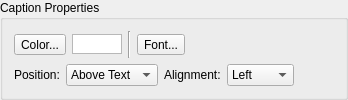
    <widget class="QGroupBox" name="groupBoxCaptionProperties">
     <property name="title">
      <string>Caption Properties</string>
     </property>
     <layout class="QVBoxLayout" name="verticalLayout_4">
      <item>
       <layout class="QHBoxLayout" name="horizontalLayout_9">
        <item>
         <widget class="QToolButton" name="toolButtonCaptionColor">
          <property name="text">
           <string>Color...</string>
          </property>
         </widget>
        </item>
        <item>
         <widget class="QGraphicsView" name="graphicViewCaptionColor">
          <property name="sizePolicy">
           <sizepolicy hsizetype="Fixed" vsizetype="Fixed">
            <horstretch>0</horstretch>
            <verstretch>0</verstretch>
           </sizepolicy>
          </property>
          <property name="minimumSize">
           <size>
            <width>50</width>
            <height>20</height>
           </size>
          </property>
          <property name="maximumSize">
           <size>
            <width>50</width>
            <height>20</height>
           </size>
          </property>
         </widget>
        </item>
        <item>
         <widget class="Line" name="line_2">
          <property name="orientation">
           <enum>Qt::Vertical</enum>
          </property>
         </widget>
        </item>
        <item>
         <widget class="QToolButton" name="toolButtonCaptionFont">
          <property name="text">
           <string>Font...</string>
          </property>
         </widget>
        </item>
        <item>
         <widget class="QLabel" name="labelFontCaption">
          <property name="sizePolicy">
           <sizepolicy hsizetype="Minimum" vsizetype="Preferred">
            <horstretch>0</horstretch>
            <verstretch>0</verstretch>
           </sizepolicy>
          </property>
          <property name="wordWrap">
           <bool>true</bool>
          </property>
         </widget>
        </item>
       </layout>
      </item>
      <item>
       <layout class="QHBoxLayout" name="horizontalLayout_15">
        <item>
         <widget class="QLabel" name="labelPosition">
          <property name="text">
           <string>Position:</string>
          </property>
         </widget>
        </item>
        <item>
         <widget class="QComboBox" name="comboBoxCaptionPosition">
          <item>
           <property name="text">
            <string>Above Text</string>
           </property>
          </item>
          <item>
           <property name="text">
            <string>Below Text</string>
           </property>
          </item>
         </widget>
        </item>
        <item>
         <widget class="QLabel" name="labelCaptionAlign">
          <property name="text">
           <string>Alignment:</string>
          </property>
         </widget>
        </item>
        <item>
         <widget class="QComboBox" name="comboBoxCaptionAlign">
          <item>
           <property name="text">
            <string>Left</string>
           </property>
          </item>
          <item>
           <property name="text">
            <string>Center</string>
           </property>
          </item>
          <item>
           <property name="text">
            <string>Right</string>
           </property>
          </item>
         </widget>
        </item>
        <item>
         <spacer name="horizontalSpacer_5">
          <property name="orientation">
           <enum>Qt::Horizontal</enum>
          </property>
          <property name="sizeHint" stdset="0">
           <size>
            <width>40</width>
            <height>20</height>
           </size>
          </property>
         </spacer>
        </item>
       </layout>
      </item>
     </layout>
    </widget>
